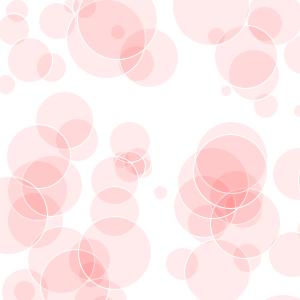
Frame 1 (no input)
Frame 60 (the mouse pressed at the canvas centre just before this capture): identical to frame 1, image omitted
Frame 120 (the mouse held since frame 60 and released just before this capture): identical to frame 1, image omitted

The Processing sketch that drew this single still picture (run headless with seeded random() and noise(); from frame 60 on, the mouse is pressed at the canvas centre):

// Processing sketch: processing_31811
// ── processing_31811.pde

//import processing.pdf.*;


float x = random(350);
float y = random(350);
float color_a =(255);
float count = 10;
// play around with the "times" number to change the amount, size
// and density of the circles.

float times = 80;
 
void setup(){  
  size(300,300);//,PDF,"filename.pdf");
  background(255);
  stroke(255);
  smooth();
  
}

void draw(){
 
while (count<times){

  count = count +1;
 
  float color_b = 100;
   
  fill (color_a,0,0,times/4);
  ellipse(x, y, count, count); 
    x = random(350);
    y = random(350);
  //println("Finished.");
  //exit();

}
}
